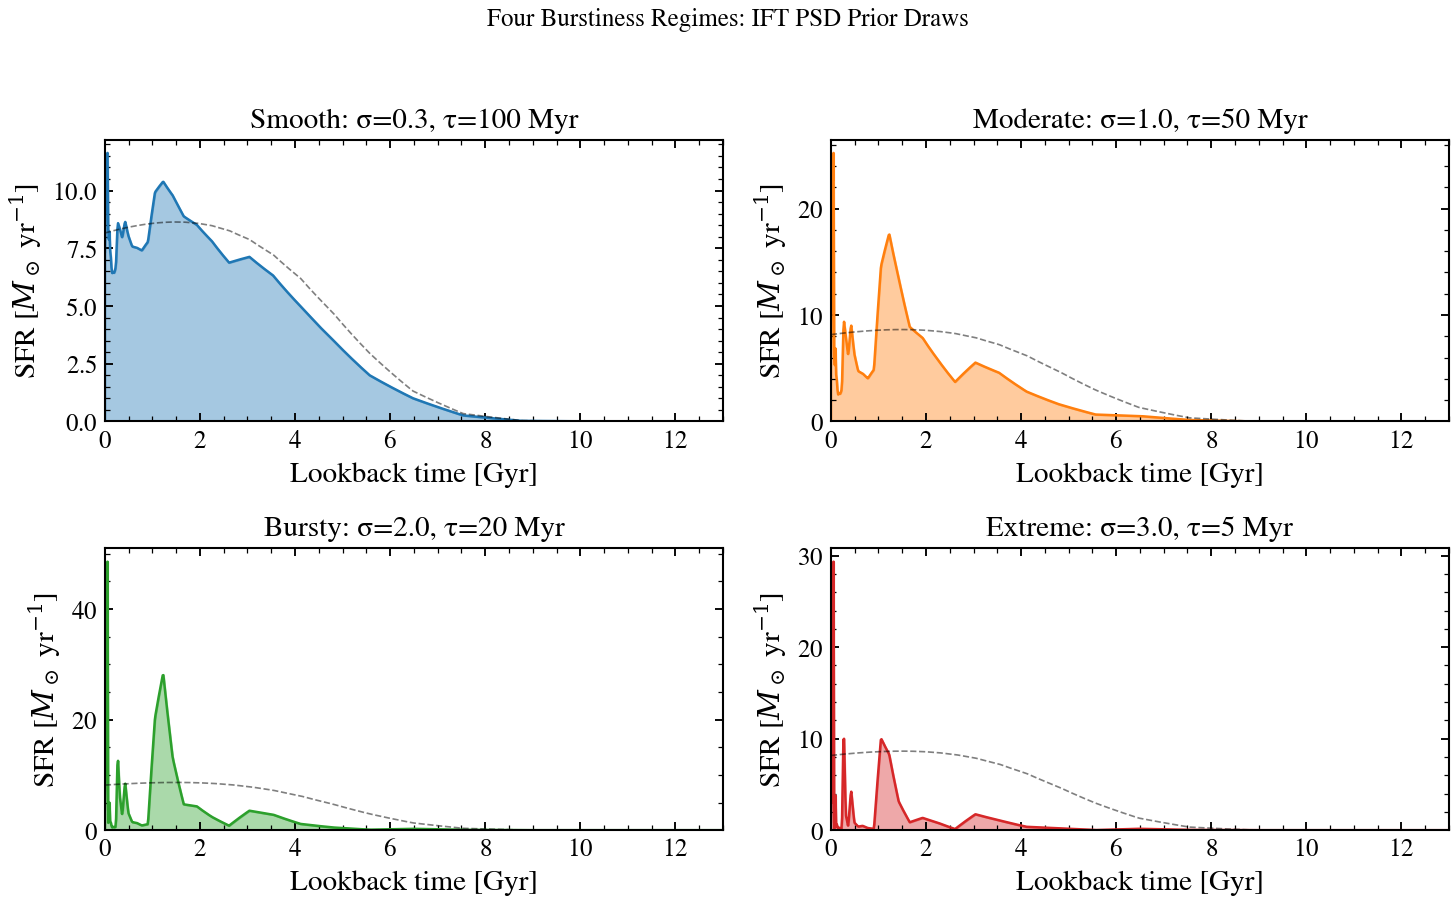

Write Python code to recreate this figure.
"""
SFH Recovery Across Four Burstiness Regimes
============================================

Four burstiness regimes — Smooth, Moderate, Bursty, Extreme — each defined by
the PSD amplitude σ and correlation time τ. Forward-model SFH draws show the
range of histories each regime produces before inference.

.. sphx-glr-precomputed-img:

.. image:: images/sphx_glr_plot_bursty_recovery_001.png
   :alt: plot_bursty_recovery
   :class: sphx-glr-single-img

"""

import jax
import jax.numpy as jnp
import matplotlib.pyplot as plt
import numpy as np

from tengri import (
    Fixed,
    Observation,
    Parameters,
    SEDModel,
    Spectroscopy,
    Uniform,
    load_ssp,
    setup_style,
)

setup_style()


ssp = load_ssp()
wave_obs = jnp.linspace(3800.0, 9200.0, 200)
obs = Observation(spectroscopy=Spectroscopy(wave_obs=wave_obs))

spec = Parameters(
    sfh_tsnorm_log_peak_sfr=Fixed(1.2),
    sfh_tsnorm_peak_lbt_gyr=Fixed(3.0),
    sfh_tsnorm_width_gyr=Fixed(3.0),
    sfh_tsnorm_skew=Fixed(0.3),
    sfh_tsnorm_trunc=Fixed(2.0),
    sfh_field_psd_sigma=Uniform(0.1, 4.0),
    sfh_field_psd_tau_myr=Uniform(1.0, 300.0),
    met_logzsol=Fixed(-0.3),
    dust_tau_bc=Fixed(0.3),
    dust_tau_diff=Fixed(0.2),
    dust_slope=Fixed(-0.7),
    redshift=Fixed(0.0),
    mean_sfh_type=["tsnorm", "field"],
)
model = SEDModel(spec, ssp, observation=obs)

REGIMES = [
    {"label": "Smooth", "sigma": 0.3, "tau": 100.0, "color": "#1f77b4"},
    {"label": "Moderate", "sigma": 1.0, "tau": 50.0, "color": "#ff7f0e"},
    {"label": "Bursty", "sigma": 2.0, "tau": 20.0, "color": "#2ca02c"},
    {"label": "Extreme", "sigma": 3.0, "tau": 5.0, "color": "#d62728"},
]

fig, axes = plt.subplots(2, 2, figsize=(10, 6), sharey=False)
axes_flat = axes.flatten()

for ax, reg in zip(axes_flat, REGIMES):
    key = jax.random.PRNGKey(42)
    params = {
        **spec.sample(key),
        "sfh_field_psd_sigma": jnp.array(reg["sigma"]),
        "sfh_field_psd_tau_myr": jnp.array(reg["tau"]),
    }
    sfh = model.predict_sfh(params)
    t_gyr = np.array(sfh["t_gyr"])
    sfr_full = np.array(sfh["sfr_full"])
    sfr_mean = np.array(sfh["sfr_mean"])
    ax.fill_between(t_gyr, 0, sfr_full, alpha=0.4, color=reg["color"])
    ax.plot(t_gyr, sfr_full, color=reg["color"], lw=1.2)
    ax.plot(t_gyr, sfr_mean, color="k", lw=0.8, ls="--", alpha=0.5, label="Mean SFH")
    ax.set_title(f"{reg['label']}: σ={reg['sigma']}, τ={reg['tau']:.0f} Myr")
    ax.set_xlabel("Lookback time [Gyr]")
    ax.set_ylabel(r"SFR [$M_\odot$ yr$^{-1}$]")
    ax.set_xlim(0, 13)
    ax.set_ylim(bottom=0)

fig.suptitle("Four Burstiness Regimes: IFT PSD Prior Draws", fontsize=12, y=1.02)
fig.tight_layout()
plt.savefig("plot_bursty_recovery.png", dpi=150, bbox_inches="tight")
plt.show()
